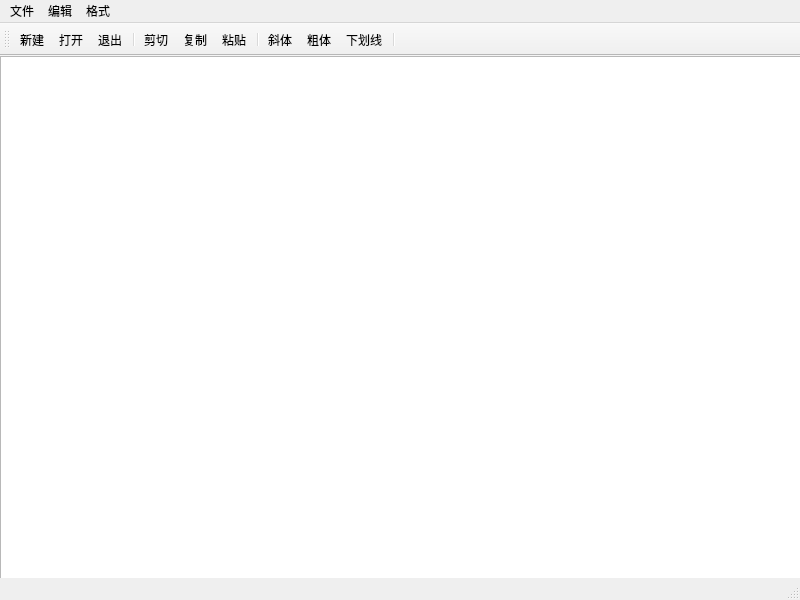
<?xml version="1.0" encoding="UTF-8"?>
<ui version="4.0">
 <class>QWMainWind</class>
 <widget class="QMainWindow" name="QWMainWind">
  <property name="geometry">
   <rect>
    <x>0</x>
    <y>0</y>
    <width>800</width>
    <height>600</height>
   </rect>
  </property>
  <property name="windowTitle">
   <string>QWMainWind</string>
  </property>
  <widget class="QWidget" name="centralWidget">
   <widget class="QTextEdit" name="txtEdit">
    <property name="geometry">
     <rect>
      <x>0</x>
      <y>0</y>
      <width>801</width>
      <height>531</height>
     </rect>
    </property>
   </widget>
  </widget>
  <widget class="QMenuBar" name="menuBar">
   <property name="geometry">
    <rect>
     <x>0</x>
     <y>0</y>
     <width>800</width>
     <height>22</height>
    </rect>
   </property>
   <widget class="QMenu" name="menu">
    <property name="title">
     <string>文件</string>
    </property>
    <addaction name="actNew"/>
    <addaction name="actOpen"/>
    <addaction name="separator"/>
    <addaction name="actClose"/>
   </widget>
   <widget class="QMenu" name="menu_2">
    <property name="title">
     <string>编辑</string>
    </property>
    <addaction name="actCut"/>
    <addaction name="actCopy"/>
    <addaction name="actPaste"/>
    <addaction name="actClear"/>
   </widget>
   <widget class="QMenu" name="menu_3">
    <property name="title">
     <string>格式</string>
    </property>
    <addaction name="actFontBold"/>
    <addaction name="actFontItalic"/>
    <addaction name="actFontUnder"/>
    <addaction name="actToolbarLab"/>
   </widget>
   <addaction name="menu"/>
   <addaction name="menu_2"/>
   <addaction name="menu_3"/>
  </widget>
  <widget class="QToolBar" name="mainToolBar">
   <attribute name="toolBarArea">
    <enum>TopToolBarArea</enum>
   </attribute>
   <attribute name="toolBarBreak">
    <bool>false</bool>
   </attribute>
   <addaction name="actNew"/>
   <addaction name="actOpen"/>
   <addaction name="actClose"/>
   <addaction name="separator"/>
   <addaction name="actCut"/>
   <addaction name="actCopy"/>
   <addaction name="actPaste"/>
   <addaction name="separator"/>
   <addaction name="actFontItalic"/>
   <addaction name="actFontBold"/>
   <addaction name="actFontUnder"/>
   <addaction name="separator"/>
  </widget>
  <widget class="QStatusBar" name="statusBar"/>
  <action name="actOpen">
   <property name="icon">
    <iconset resource="res.qrc">
     <normaloff>:/images/1.png</normaloff>:/images/1.png</iconset>
   </property>
   <property name="text">
    <string>打开...</string>
   </property>
   <property name="toolTip">
    <string>打开文件</string>
   </property>
   <property name="shortcut">
    <string>Ctrl+O</string>
   </property>
  </action>
  <action name="actCut">
   <property name="text">
    <string>剪切...</string>
   </property>
   <property name="toolTip">
    <string>剪切</string>
   </property>
   <property name="shortcut">
    <string>Ctrl+X</string>
   </property>
  </action>
  <action name="actCopy">
   <property name="text">
    <string>复制...</string>
   </property>
   <property name="toolTip">
    <string>复制</string>
   </property>
   <property name="shortcut">
    <string>Ctrl+C</string>
   </property>
  </action>
  <action name="actPaste">
   <property name="text">
    <string>粘贴...</string>
   </property>
   <property name="toolTip">
    <string>粘贴</string>
   </property>
   <property name="shortcut">
    <string>Ctrl+V</string>
   </property>
  </action>
  <action name="actFontBold">
   <property name="checkable">
    <bool>true</bool>
   </property>
   <property name="text">
    <string>粗体...</string>
   </property>
   <property name="toolTip">
    <string>粗体</string>
   </property>
  </action>
  <action name="actFontItalic">
   <property name="checkable">
    <bool>true</bool>
   </property>
   <property name="text">
    <string>斜体...</string>
   </property>
   <property name="toolTip">
    <string>斜体</string>
   </property>
  </action>
  <action name="actFontUnder">
   <property name="checkable">
    <bool>true</bool>
   </property>
   <property name="text">
    <string>下划线...</string>
   </property>
   <property name="toolTip">
    <string>下划线</string>
   </property>
  </action>
  <action name="actClose">
   <property name="text">
    <string>退出...</string>
   </property>
   <property name="toolTip">
    <string>退出</string>
   </property>
  </action>
  <action name="actClear">
   <property name="text">
    <string>清空...</string>
   </property>
   <property name="toolTip">
    <string>清空内容</string>
   </property>
  </action>
  <action name="actFont">
   <property name="text">
    <string>字体...</string>
   </property>
   <property name="toolTip">
    <string>字体设置</string>
   </property>
  </action>
  <action name="actNew">
   <property name="text">
    <string>新建...</string>
   </property>
   <property name="toolTip">
    <string>新建</string>
   </property>
   <property name="shortcut">
    <string>Ctrl+N</string>
   </property>
  </action>
  <action name="actToolbarLab">
   <property name="checkable">
    <bool>true</bool>
   </property>
   <property name="text">
    <string>显示工具栏文字标签</string>
   </property>
   <property name="toolTip">
    <string>显示工具栏文字标签</string>
   </property>
  </action>
 </widget>
 <layoutdefault spacing="6" margin="11"/>
 <resources>
  <include location="res.qrc"/>
 </resources>
 <connections>
  <connection>
   <sender>actPaste</sender>
   <signal>triggered()</signal>
   <receiver>txtEdit</receiver>
   <slot>paste()</slot>
   <hints>
    <hint type="sourcelabel">
     <x>-1</x>
     <y>-1</y>
    </hint>
    <hint type="destinationlabel">
     <x>400</x>
     <y>331</y>
    </hint>
   </hints>
  </connection>
  <connection>
   <sender>actCut</sender>
   <signal>triggered()</signal>
   <receiver>txtEdit</receiver>
   <slot>cut()</slot>
   <hints>
    <hint type="sourcelabel">
     <x>-1</x>
     <y>-1</y>
    </hint>
    <hint type="destinationlabel">
     <x>400</x>
     <y>331</y>
    </hint>
   </hints>
  </connection>
  <connection>
   <sender>actCopy</sender>
   <signal>triggered()</signal>
   <receiver>txtEdit</receiver>
   <slot>copy()</slot>
   <hints>
    <hint type="sourcelabel">
     <x>-1</x>
     <y>-1</y>
    </hint>
    <hint type="destinationlabel">
     <x>400</x>
     <y>331</y>
    </hint>
   </hints>
  </connection>
  <connection>
   <sender>actClose</sender>
   <signal>triggered()</signal>
   <receiver>QWMainWind</receiver>
   <slot>close()</slot>
   <hints>
    <hint type="sourcelabel">
     <x>-1</x>
     <y>-1</y>
    </hint>
    <hint type="destinationlabel">
     <x>399</x>
     <y>299</y>
    </hint>
   </hints>
  </connection>
  <connection>
   <sender>actClear</sender>
   <signal>triggered()</signal>
   <receiver>txtEdit</receiver>
   <slot>clear()</slot>
   <hints>
    <hint type="sourcelabel">
     <x>-1</x>
     <y>-1</y>
    </hint>
    <hint type="destinationlabel">
     <x>400</x>
     <y>331</y>
    </hint>
   </hints>
  </connection>
 </connections>
</ui>
